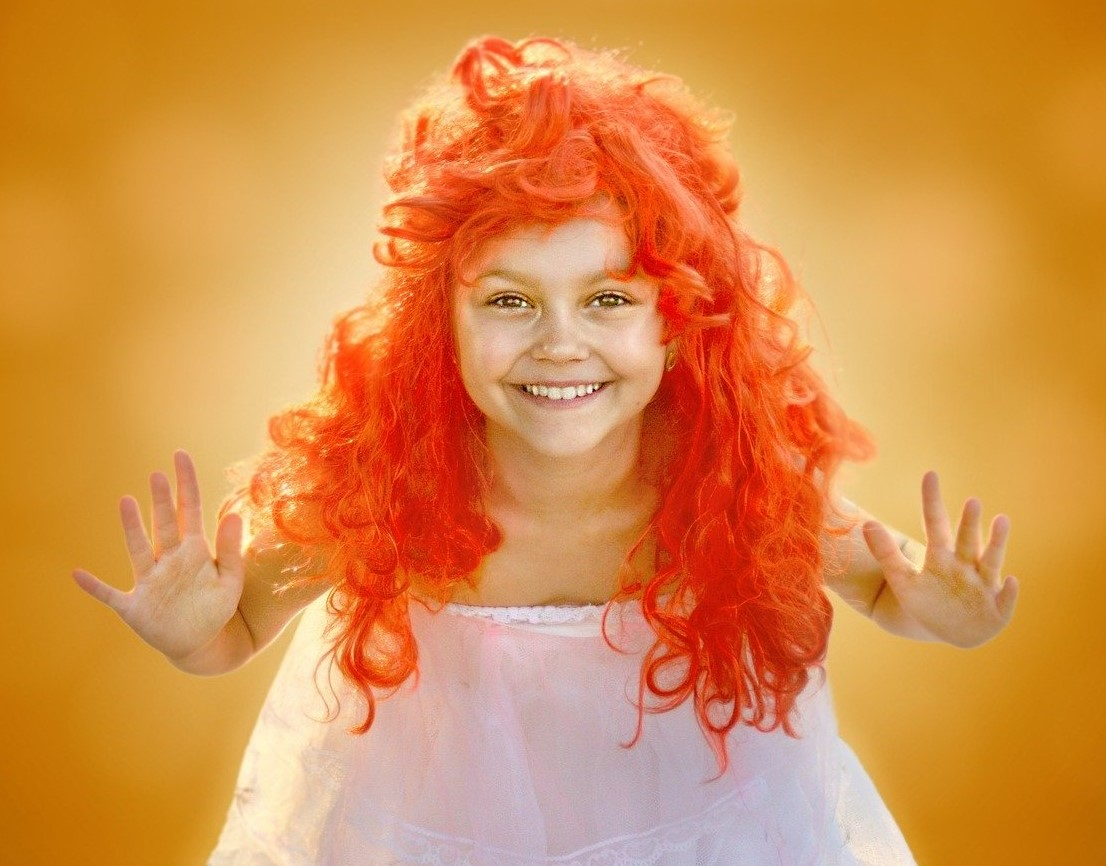
#> input picture Images/child.jpg, 1106 x 866 px, given in place of the camera
$ python Face_Eyes_Video_Detection.py
#> lines starting #> are read from the running program, lines starting #| are printed output that depends on the picture; after the words box and inside, x2 and y2 are one past the last pixel; in counts of white or black regions, pixels touching at a corner belong together
import cv2
import imutils

face_cascade = cv2.CascadeClassifier("C:\\Users\\SHYAM\\Downloads\\haarcascade_frontalface_default.xml")
eye_cascade = cv2.CascadeClassifier("C:\\Users\\SHYAM\\Downloads\\haarcascade_eye.xml")

# 0 = CamID (Primary Camera)
vid = cv2.VideoCapture(0)

while 1:
    ret, frame = vid.read()
#> frame is the input picture: shape (866, 1106, 3); mean B, G, R 74.1, 142.2, 215.5
    # Resize the image
    img_r = imutils.resize(frame, width = 1000)

    # Convert Image to GrayScale
    gray = cv2.cvtColor(img_r, cv2.COLOR_BGR2GRAY)
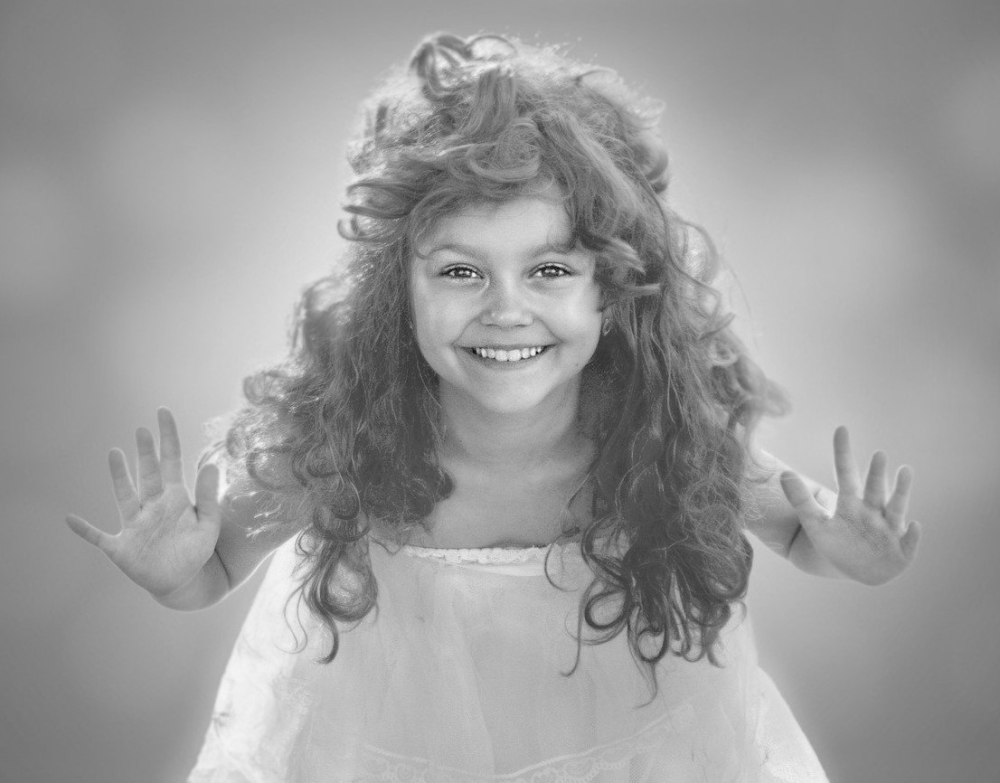
#> gray: shape (783, 1000); min 17, max 248, mean 156.3
    # 1.3 = threshold value for scale factor, 5 = Num of nearest neighbouring features
    faces = face_cascade.detectMultiScale(gray, 1.3, 5)
#> faces = [[397, 189, 219, 219]]

    for (x,y,w,h) in faces:
        # Draw the rectangle
        cv2.rectangle(img_r, (x,y),(x+w, y+h), (255,255,255), 2)
        # ROI is region of face
        roi_gray = gray[y:y+h, x:x+w]
        roi_color = img_r[y:y+h, x:x+w]
        eyes = eye_cascade.detectMultiScale(roi_gray, 1.3, 3)
        for (ex,ey,ew,eh) in eyes:
            # Draw the rectangle
            cv2.rectangle(roi_color, (ex,ey),(ex+ew, ey+eh), (0,0,0), 2)
#> this loop made 1 pass
#> (x, y, w, h, eyes) on pass 1: (397, 189, 219, 219, [[123, 58, 54, 54], [32, 55, 59, 59]])
#> pass 1, `roi_gray = gray[y:y+h, x:x+w]`:
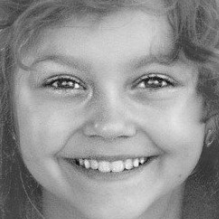
#> roi_gray: shape (219, 219); min 17, max 242, mean 145.8
#> pass 1, `roi_color = img_r[y:y+h, x:x+w]`:
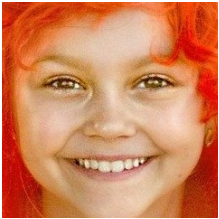
#> roi_color: shape (219, 219, 3); mean B, G, R 91.4, 130.6, 210.1
#> after the loop:
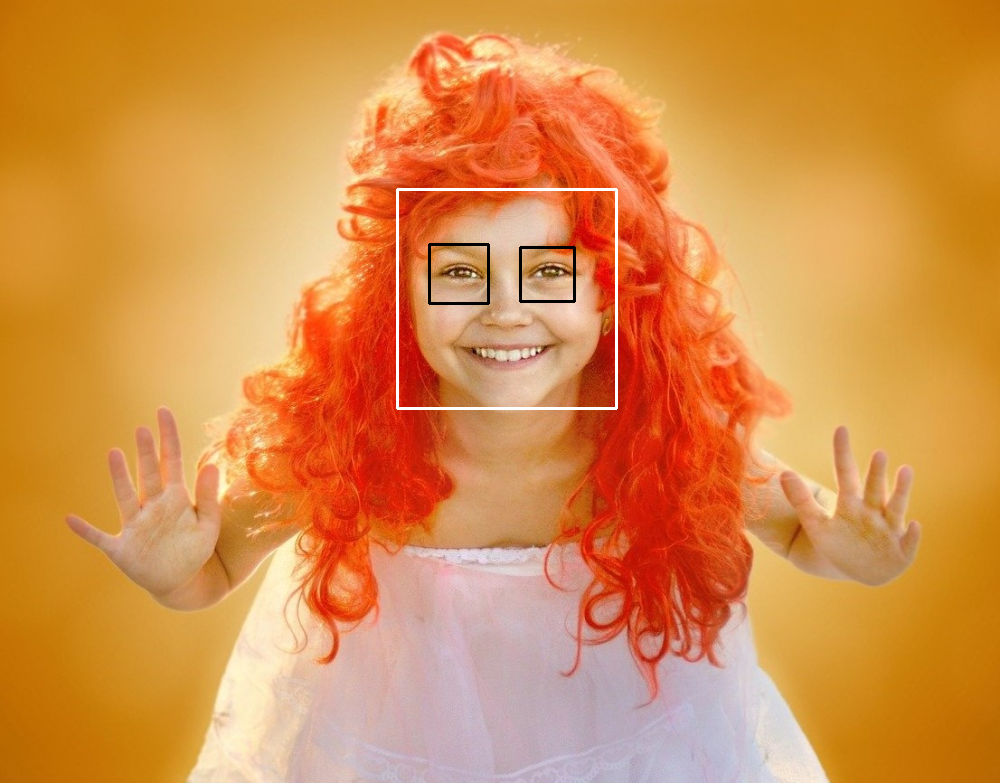
#> img_r: shape (783, 1000, 3); mean B, G, R 74.7, 142.5, 215.3
#> after the loop:
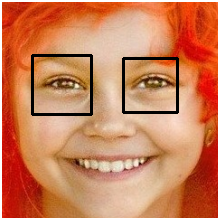
#> roi_color: shape (219, 219, 3); 2.81% of pixels changed, all inside (x1, y1, x2, y2) = (31, 54, 179, 116)

    cv2.imshow('Frame', img_r)

    k = cv2.waitKey(1) & 0xFF
#> (key q is pressed here)
    if k == ord('q') or k == 27:
        break

vid.release()
cv2.destroyAllWindows()
